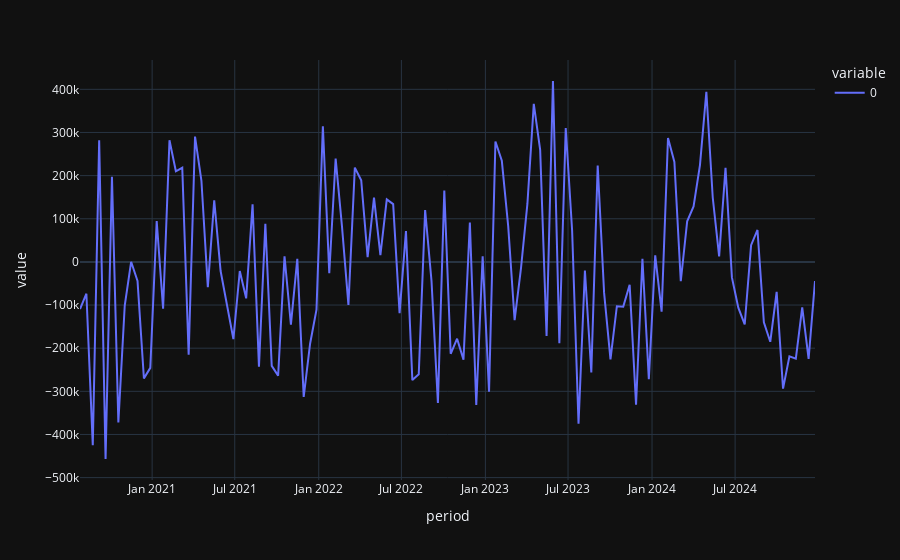

Source (notebook cell):
### Markdown cell above
##### Plot

### Code cell
residuals.plot()
